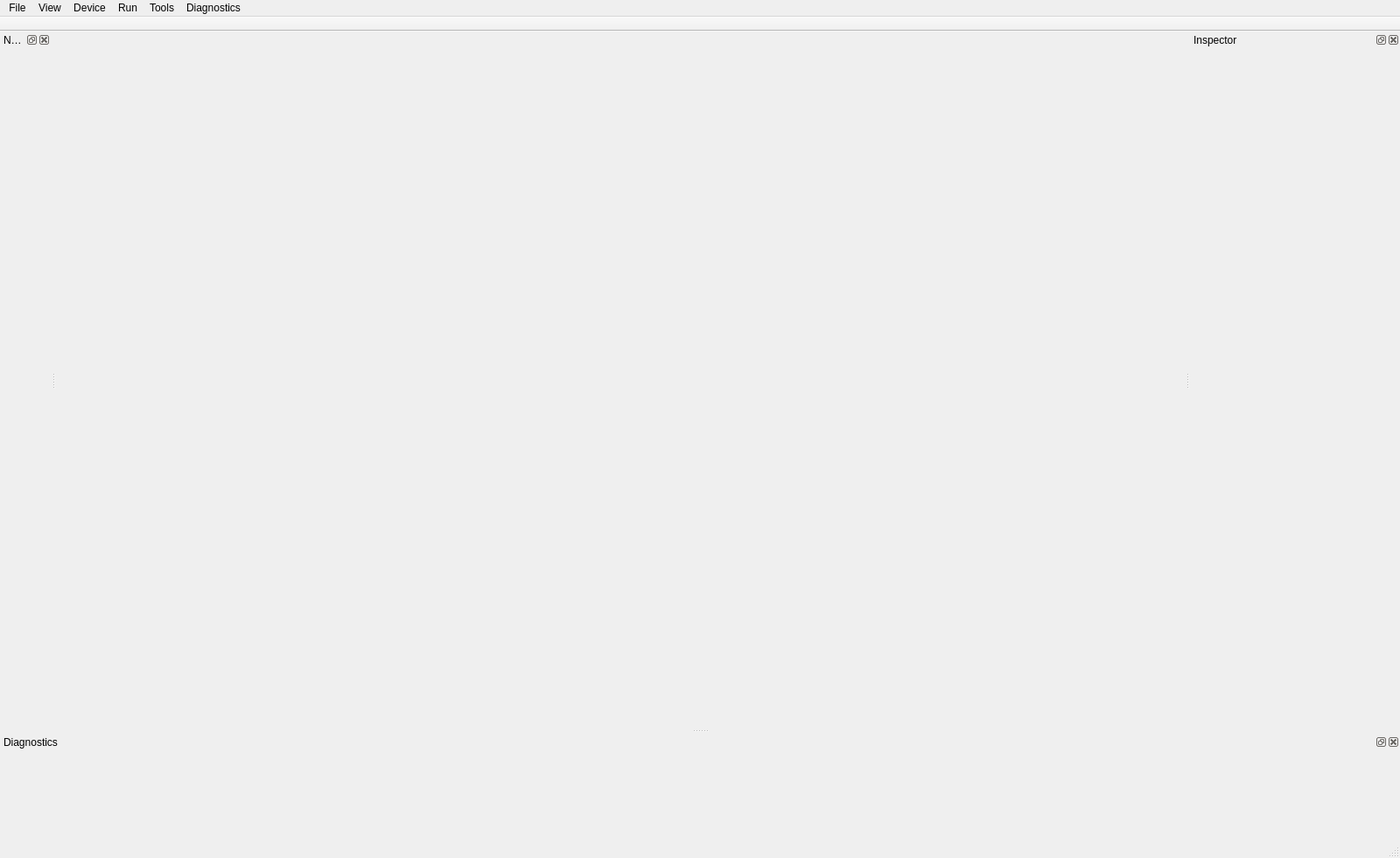
<?xml version='1.0' encoding='utf-8'?>
<ui version="4.0">
 <class>WorkstationMainWindow</class>
 <widget class="QMainWindow" name="workstationMainWindow">
  <property name="geometry">
   <rect>
    <x>0</x>
    <y>0</y>
    <width>1600</width>
    <height>980</height>
   </rect>
  </property>
  <property name="windowTitle">
   <string>StereoWIRIS Workstation</string>
  </property>
  <widget class="QWidget" name="centralwidget">
   <layout class="QVBoxLayout" name="workspaceLayout">
    <property name="leftMargin">
     <number>0</number>
    </property>
    <property name="topMargin">
     <number>0</number>
    </property>
    <property name="rightMargin">
     <number>0</number>
    </property>
    <property name="bottomMargin">
     <number>0</number>
    </property>
    <property name="spacing">
     <number>0</number>
    </property>
    <item>
     <widget class="QStackedWidget" name="workspaceHost" />
    </item>
   </layout>
  </widget>
  <widget class="QMenuBar" name="menubar">
   <widget class="QMenu" name="fileMenu">
    <property name="title">
     <string>File</string>
    </property>
   </widget>
   <addaction name="fileMenu" />
   <widget class="QMenu" name="viewMenu">
    <property name="title">
     <string>View</string>
    </property>
   </widget>
   <addaction name="viewMenu" />
   <widget class="QMenu" name="deviceMenu">
    <property name="title">
     <string>Device</string>
    </property>
   </widget>
   <addaction name="deviceMenu" />
   <widget class="QMenu" name="runMenu">
    <property name="title">
     <string>Run</string>
    </property>
   </widget>
   <addaction name="runMenu" />
   <widget class="QMenu" name="toolsMenu">
    <property name="title">
     <string>Tools</string>
    </property>
   </widget>
   <addaction name="toolsMenu" />
   <widget class="QMenu" name="diagnosticsMenu">
    <property name="title">
     <string>Diagnostics</string>
    </property>
   </widget>
   <addaction name="diagnosticsMenu" />
  </widget>
  <widget class="QStatusBar" name="statusbar" />
  <widget class="QToolBar" name="primaryToolbar">
   <property name="windowTitle">
    <string>Primary</string>
   </property>
   <property name="movable">
    <bool>false</bool>
   </property>
   <property name="toolButtonStyle">
    <enum>Qt::ToolButtonTextOnly</enum>
   </property>
   <attribute name="toolBarArea">
    <enum>TopToolBarArea</enum>
   </attribute>
   <attribute name="toolBarBreak">
    <bool>false</bool>
   </attribute>
  </widget>
  <widget class="QDockWidget" name="navigationDock">
   <property name="windowTitle">
    <string>Navigation</string>
   </property>
   <attribute name="dockWidgetArea">
    <number>1</number>
   </attribute>
   <widget class="QWidget" name="navigationDockContent" />
  </widget>
  <widget class="QDockWidget" name="inspectorDock">
   <property name="windowTitle">
    <string>Inspector</string>
   </property>
   <property name="minimumSize">
    <size>
     <width>240</width>
     <height>0</height>
    </size>
   </property>
   <property name="maximumSize">
    <size>
     <width>360</width>
     <height>16777215</height>
    </size>
   </property>
   <attribute name="dockWidgetArea">
    <number>2</number>
   </attribute>
   <widget class="QWidget" name="inspectorDockContent" />
  </widget>
  <widget class="QDockWidget" name="diagnosticsDock">
   <property name="windowTitle">
    <string>Diagnostics</string>
   </property>
   <property name="minimumSize">
    <size>
     <width>0</width>
     <height>120</height>
    </size>
   </property>
   <property name="maximumSize">
    <size>
     <width>16777215</width>
     <height>280</height>
    </size>
   </property>
   <attribute name="dockWidgetArea">
    <number>8</number>
   </attribute>
   <widget class="QWidget" name="diagnosticsDockContent" />
  </widget>
 </widget>
 <resources />
 <connections />
</ui>
